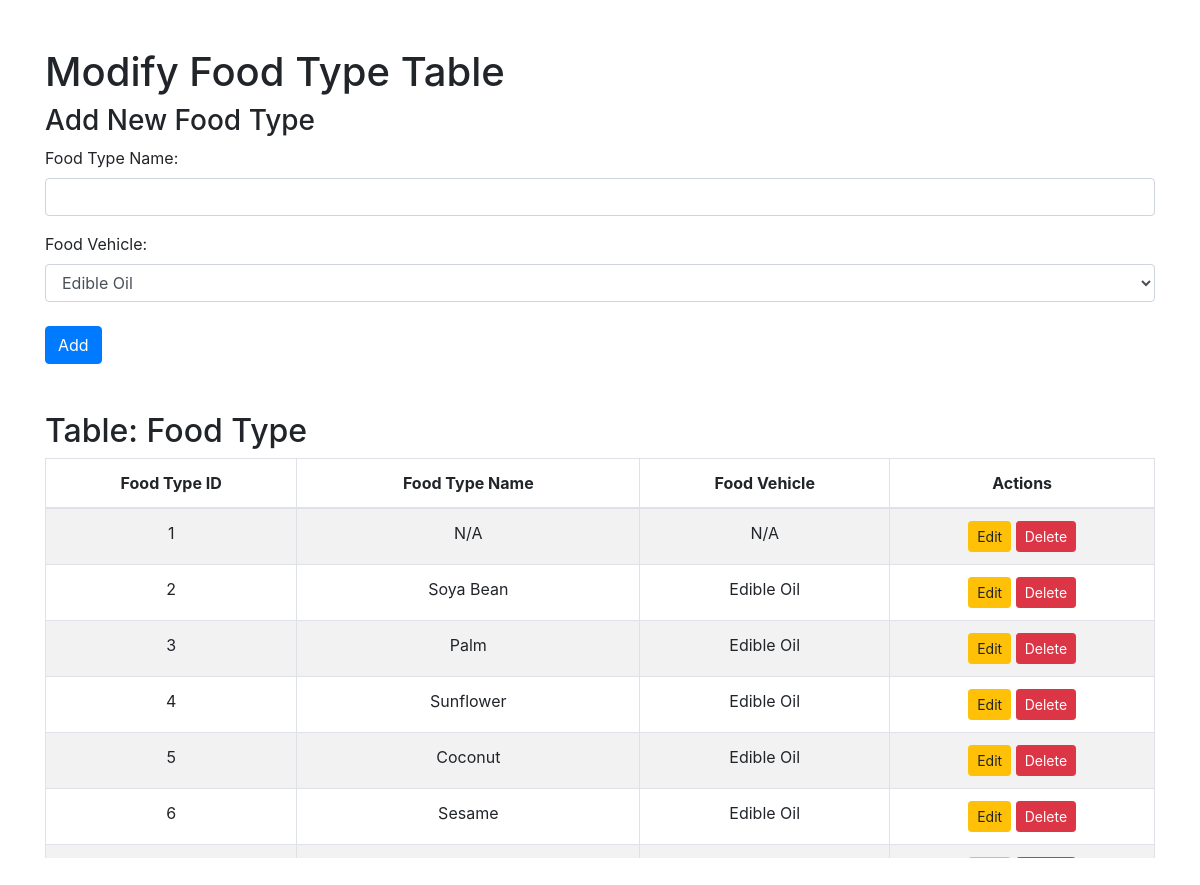
Screenshot of /input_tables/input_foodtype.php with the database file from the repository.
### tables this page shows
CREATE TABLE `foodtype` (
  `FoodTypeID` int(11) NOT NULL,
  `FoodTypeName` varchar(100) NOT NULL,
  `VehicleID` int(11) DEFAULT NULL
);

CREATE TABLE `foodvehicle` (
  `VehicleID` int(11) NOT NULL,
  `VehicleName` varchar(50) NOT NULL
);

### input_tables/input_foodtype.php (the view, shortened to what this page needs)
<?php
include('../db_connect.php');
?>
<!DOCTYPE html>
<html>
<head>
    <link href="https://cdnjs.cloudflare.com/ajax/libs/bootstrap/4.6.2/css/bootstrap.min.css" rel="stylesheet">
</head>
<body>
    <div class="container mt-5">
        <h1>Modify Food Type Table</h1>
        <h3>Add New Food Type</h3>
        <form method="post" action="input_foodtype.php" class="mb-4">
            <div class="form-group">
                <label for="foodTypeName">Food Type Name:</label>
                <input type="text" id="foodTypeName" name="foodTypeName" class="form-control" required>
            </div>
            <div class="form-group">
                <label for="vehicleID">Food Vehicle:</label>
                <select id="vehicleID" name="vehicleID" class="form-control" required>
                    <?php
                    $foodVehicleResult = $conn->query("SELECT VehicleID, VehicleName FROM foodvehicle ORDER BY VehicleName ASC");
                    while ($foodVehicleRow = $foodVehicleResult->fetch_assoc()) {
                        echo "<option value='{$foodVehicleRow['VehicleID']}'>" . htmlspecialchars($foodVehicleRow['VehicleName']) . "</option>";
                    }
                    ?>
                </select>
            </div>
            <button type="submit" class="btn btn-primary mt-2">Add</button>
        </form>
        <h2>Table: Food Type</h2>
        <div class="table-responsive">
            <table class="table table-bordered table-striped">
                <thead>
                    <tr>
                        <th>Food Type ID</th>
                        <th>Food Type Name</th>
                        <th>Food Vehicle</th>
                        <th>Actions</th>
                    </tr>
                </thead>
                <tbody>
                    <?php
                    $result = $conn->query("SELECT ft.FoodTypeID, ft.FoodTypeName, fv.VehicleName FROM foodtype ft JOIN foodvehicle fv ON ft.VehicleID = fv.VehicleID ORDER BY ft.FoodTypeID");
                    while ($row = $result->fetch_assoc()) {
                        echo "<tr>";
                        echo "<td>" . htmlspecialchars($row['FoodTypeID']) . "</td>";
                        echo "<td>" . htmlspecialchars($row['FoodTypeName']) . "</td>";
                        echo "<td>" . htmlspecialchars($row['VehicleName']) . "</td>";
                        echo "<td>";
                        echo "<a href='?action=edit&id=" . $row['FoodTypeID'] . "' class='btn btn-warning btn-sm'>Edit</a> ";
                        echo "<a href='?action=delete&id=" . $row['FoodTypeID'] . "' class='btn btn-danger btn-sm' onclick=\"return confirm('Are you sure you want to delete this record?');\">Delete</a>";
                        echo "</td>";
                        echo "</tr>";
                    }
                    ?>
                </tbody>
            </table>
        </div>
    </div>
</body>
</html>

### input_tables/input_foodtype.php (style rules this page uses)
table th, table td { text-align: center; vertical-align: middle; }
.table-responsive { max-height: 400px; overflow-y: auto; }
.table thead th { position: sticky; top: 0; background-color: #fff; z-index: 1; }

### rows the page displays
foodtype: FoodTypeID "1", FoodTypeName "N/A", VehicleID.VehicleName "N/A"
foodtype: FoodTypeID "2", FoodTypeName "Soya Bean", VehicleID.VehicleName "Edible Oil"
foodtype: FoodTypeID "3", FoodTypeName "Palm", VehicleID.VehicleName "Edible Oil"
foodtype: FoodTypeID "4", FoodTypeName "Sunflower", VehicleID.VehicleName "Edible Oil"
foodtype: FoodTypeID "5", FoodTypeName "Coconut", VehicleID.VehicleName "Edible Oil"
foodtype: FoodTypeID "6", FoodTypeName "Sesame", VehicleID.VehicleName "Edible Oil"

### other values shown
form field vehicleID "Edible Oil"
